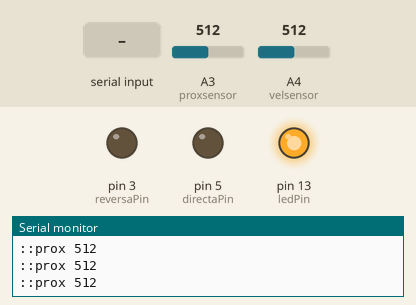
This sketch was run on a simulated Arduino Uno, built with avr-gcc and run on an emulated ATmega328P. On the bench: output pins drawn as LEDs (lit = HIGH), the last lines printed to the serial monitor. The test bench sets the inputs (shaded band); at power-on: A4 (velsensor) = 512, A3 (proxsensor) = 512.

Above: at 1.2 s.
1.3 s: A4 (velsensor) set to 792
4.3 s: A4 (velsensor) set to 807
At 5.3 s:
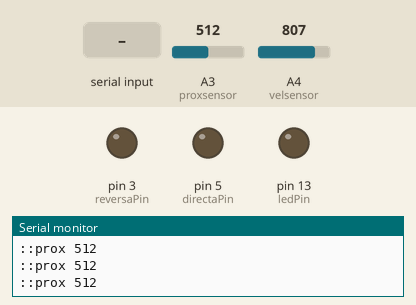
5.8 s: "di$" received over Serial
7.3 s: A3 (proxsensor) set to 11
10.3 s: A3 (proxsensor) set to 8
11.8 s: A4 (velsensor) set to 790
At 12.4 s:
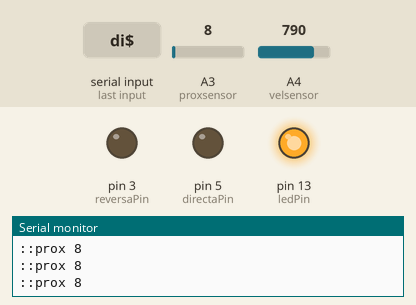
Timing chart, 0 to 14.3 s (numbered marks = the images above; inputs shaded):
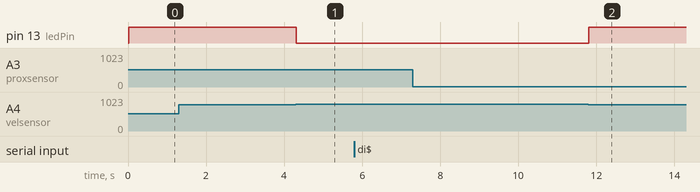

Measured:
- the behaviour switches between 799 and 800 on A4 (velsensor) (found by bisection; images 0 and 1)
- after the input at 4.3 s, pin 13 (ledPin): HIGH → LOW at once
- after the input at 11.8 s, pin 13 (ledPin): LOW → HIGH at once

The sketch:

sketch.ino
```cpp
int directaPin = 5;
int reversaPin = 3;
int ledPin = 13;
int velsensor = 4;
int proxsensor = 3;

boolean RUN = false;
boolean REVERSE = false;
int reverseVel = 0;
int proxsensorVal = 1024;
unsigned long timeInicio = millis();
unsigned long timeTotal = 0;
int incomingByte = 0;
int velocidadPID = 0;

String recieve = String();
String toPi = String();

void setup() {
	pinMode(ledPin, OUTPUT);
	pinMode (reversaPin, OUTPUT);
	pinMode (directaPin, OUTPUT);
	pinMode (velsensor, INPUT);
	pinMode (proxsensor, INPUT);
	Serial.begin(9600);
	Serial.println("herw we go");
	Serial.flush();
}

void directa(int velocidad) {
	analogWrite(directaPin, velocidad);
	analogWrite(reversaPin, 0);
}

void reversa(int velocidad) {
	analogWrite(directaPin, 0);
	analogWrite(reversaPin, velocidad);
}

void detener(int velocidad) {
	//casi lo mismo que reversa
	analogWrite(directaPin, 0);
	analogWrite(reversaPin, velocidad);
}


void loop() {
	//Serial.println("battlecruiser opperational");
	if(analogRead(velsensor) < 800) {
		digitalWrite(ledPin, HIGH);
		timeTotal = millis() - timeInicio;
		timeInicio = millis();
		if(timeTotal > 30) {
			Serial.println("::velup");
		}
	} else {
		digitalWrite(ledPin, LOW);
	}
	proxsensorVal = analogRead(proxsensor);
	toPi = "::prox ";
	toPi.concat(proxsensorVal);
	Serial.println(toPi);
	//lectura de serial
	while (Serial.available() > 0) {
		recieve = Serial.readStringUntil('$');
		//Serial.println(recieve.substring(0,2));
		//Serial.println(recieve.substring(2));
		if(recieve.substring(0,2) == "di"){
			//Serial.println(recieve);
			velocidadPID = map(recieve.substring(2).toInt(), 0, 100, 0, 255);
			directa(velocidadPID);
		} else if(recieve.substring(0,2) == "re") {
			velocidadPID = map(recieve.substring(2).toInt(), 0, -100, 0, 255);
			reversa(velocidadPID);
			//Serial.println("patras");
		} else if(recieve.substring(0,2) == "st") {
			detener(0);
			//Serial.println("detener");
		}
		//Serial.println(recieve);
	}
	Serial.flush();
}
```
